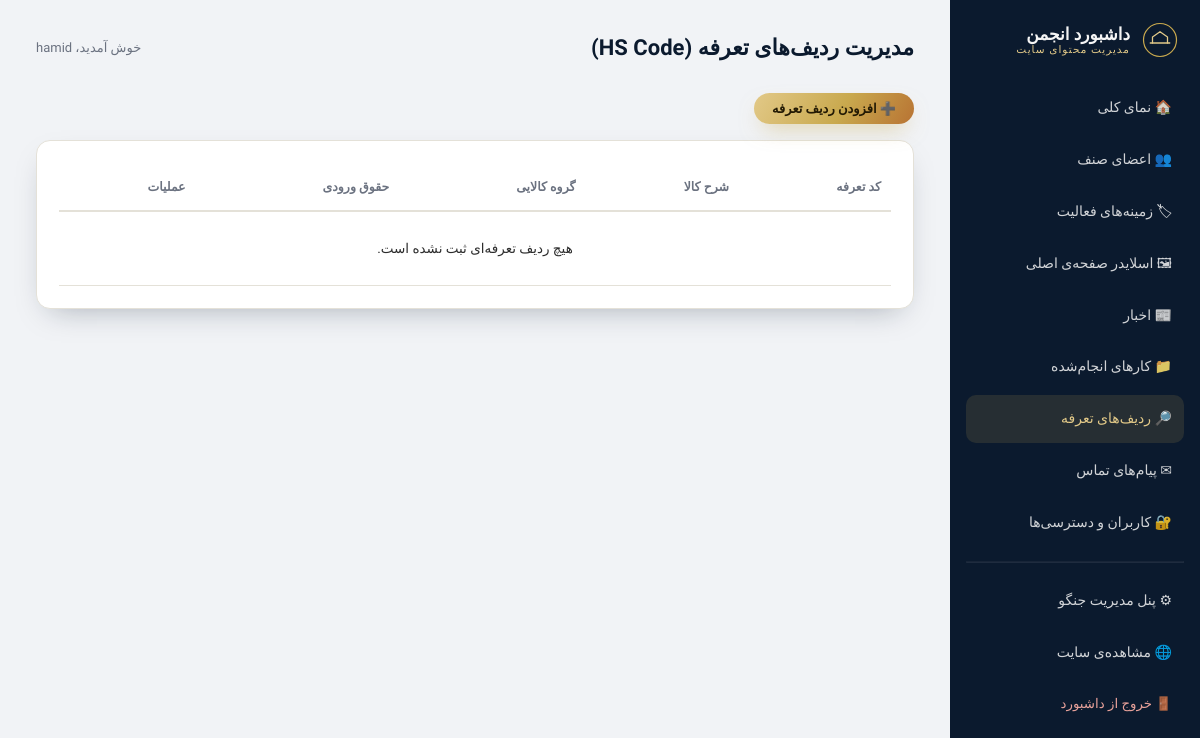
The app's page /dashboard/hs-codes/ (signed in), older data.
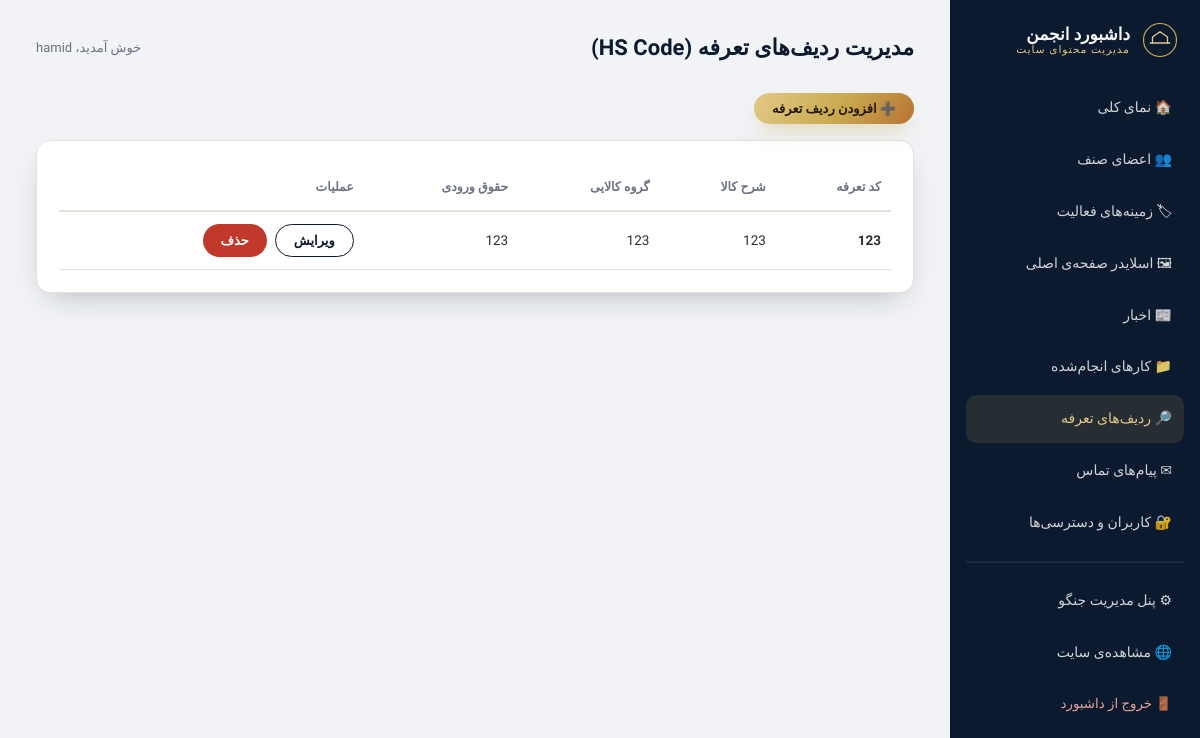
The same page, newer data.
### hscodes/models.py (models this page shows, shortened)
class HSCode(models.Model):
    code = models.CharField("کد تعرفه (HS Code)", max_length=20, db_index=True)
    title_fa = models.CharField("شرح کالا (فارسی)", max_length=300)
    title_en = models.CharField("شرح کالا (انگلیسی)", max_length=300, blank=True)
    category = models.CharField("گروه کالایی", max_length=150, blank=True)
    duty_rate = models.CharField("حقوق ورودی (سود بازرگانی)", max_length=30, blank=True,
                                  help_text="مثلاً 10٪ یا 4+10٪")
    notes = models.TextField("توضیحات / ضوابط", blank=True)
    class Meta:
        verbose_name = "ردیف تعرفه (HS Code)"
        verbose_name_plural = "ردیف‌های تعرفه (HS Code)"
        ordering = ["code"]

### hscodes/views.py (the view)
# urls.py: path("dashboard/hs-codes/", views.HSCodeDashListView.as_view(), name="dash_hscode_list"),
class HSCodeDashListView(SectionAccessRequiredMixin, ListView):
    required_section = "hscodes"
    required_action = "view"
    model = HSCode
    template_name = "hscodes/dashboard/hscode_list.html"
    context_object_name = "hscodes"
    paginate_by = 20
    extra_context = {"active": "hscodes"}

### core/context_processors.py (called while the page is built)
def site_info(request):
    from specializations.models import Specialization  # ایمپورت داخل تابع برای جلوگیری از وابستگی حلقوی بین اپ‌ها
    return {
        "SITE_NAME": getattr(settings, "SITE_NAME", "انجمن صنفی حق‌العمل‌کاران گمرکی"),
        "SITE_PHONE": getattr(settings, "SITE_PHONE", ""),
        "SITE_EMAIL": getattr(settings, "SITE_EMAIL", ""),
        "SITE_ADDRESS": getattr(settings, "SITE_ADDRESS", ""),
        "nav_specializations": Specialization.objects.all()[:8],
    }

def dashboard_sections(request):
    user = getattr(request, "user", None)
    if not user or not user.is_authenticated or not user.is_staff:
        return {"user_dashboard_sections": set()}
    from .models import get_dashboard_sections
    if user.is_superuser:
        return {"user_dashboard_sections": {slug for slug, _ in get_dashboard_sections()}}
    access = getattr(user, "dashboard_access", None)
    if not access:
        return {"user_dashboard_sections": set()}
    return {"user_dashboard_sections": {slug for slug, actions in (access.permissions or {}).items() if "view" in actions}}

### core/mixins.py (called while the page is built)
    def test_func(self):
        return self.request.user.is_authenticated and self.request.user.is_staff

### hscodes/templates/hscodes/dashboard/hscode_list.html (shortened to what this page needs)
{% extends "core/dashboard/base_dashboard.html" %}
{% block dash_title %}مدیریت ردیف‌های تعرفه (HS Code){% endblock %}
{% block dash_content %}
<div style="margin-bottom:16px;">
  <button type="button" class="btn btn-gold btn-sm" data-modal-form
          data-url="{% url 'hscodes:dash_hscode_add' %}" data-title="افزودن ردیف تعرفه">➕ افزودن ردیف تعرفه</button>
</div>
<div class="dash-panel" style="overflow-x:auto;">
  <table class="dash-table">
    <thead><tr><th>کد تعرفه</th><th>شرح کالا</th><th>گروه کالایی</th><th>حقوق ورودی</th><th>عملیات</th></tr></thead>
    <tbody>
      {% for h in hscodes %}
      <tr>
        <td><b>{{ h.code }}</b></td>
        <td>{{ h.title_fa }}</td>
        <td>{{ h.category|default:"—" }}</td>
        <td>{{ h.duty_rate|default:"—" }}</td>
        <td class="table-actions">
          <button type="button" class="btn btn-outline-navy btn-sm" data-modal-form
                  data-url="{% url 'hscodes:dash_hscode_edit' h.pk %}" data-title="ویرایش ردیف تعرفه">ویرایش</button>
          <button type="button" class="btn btn-danger btn-sm" data-modal-delete
                  data-url="{% url 'hscodes:dash_hscode_delete' h.pk %}" data-name="{{ h.code }}">حذف</button>
        </td>
      </tr>
      {% empty %}<tr><td colspan="5" style="text-align:center; padding:24px;">هیچ ردیف تعرفه‌ای ثبت نشده است.</td></tr>{% endfor %}
    </tbody>
  </table>
</div>
{% endblock %}

Row changes from the older to the newer data that the page shows:
added HSCode: code "123", title_fa "123", category "123", duty_rate "123"
Text that changed along with them:
text no longer shown: "هیچ ردیف تعرفه‌ای ثبت نشده است."
